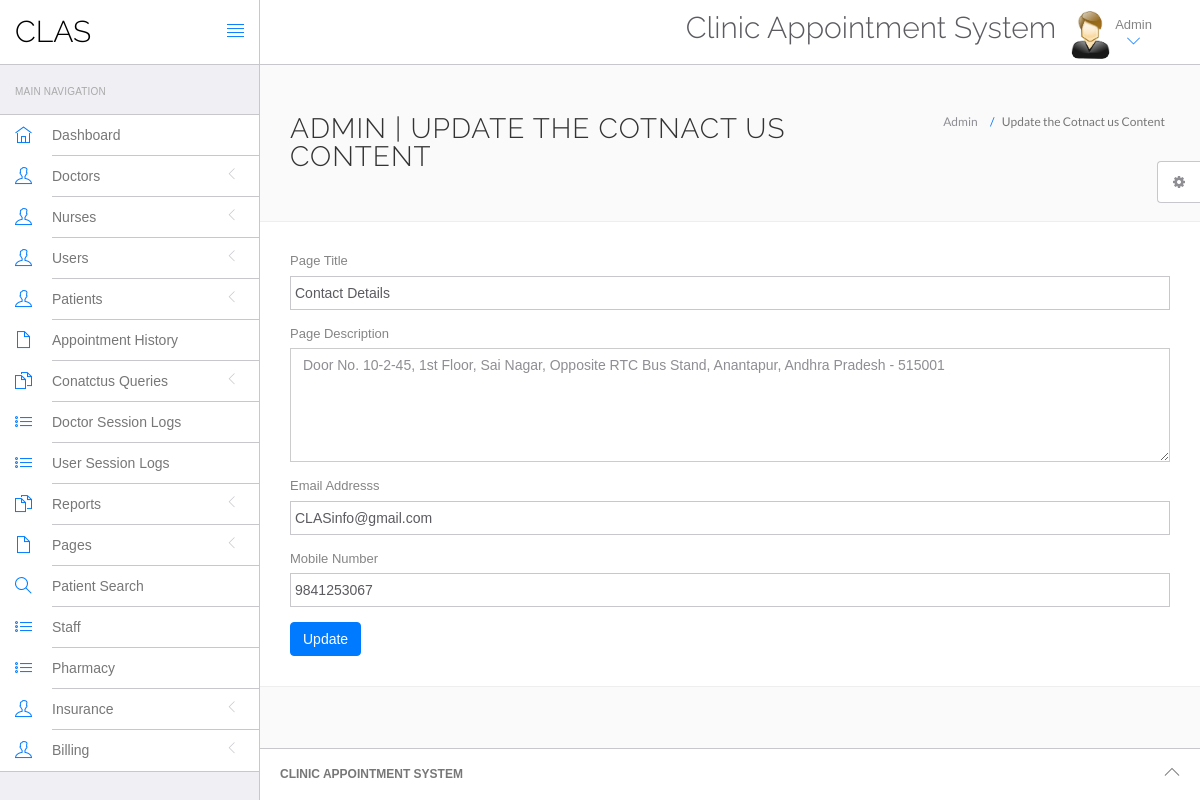
/clas/admin/contact.php (signed in), run on the app's committed database.
### tables this page shows
CREATE TABLE `tblpage` (
  `ID` int(10) NOT NULL,
  `PageType` varchar(200) DEFAULT NULL,
  `PageTitle` varchar(200) DEFAULT NULL,
  `PageDescription` mediumtext DEFAULT NULL,
  `Email` varchar(120) DEFAULT NULL,
  `MobileNumber` bigint(10) DEFAULT NULL,
  `UpdationDate` timestamp NOT NULL DEFAULT current_timestamp() ON UPDATE current_timestamp(),
  `OpenningTime` varchar(255) DEFAULT NULL
);

### clas/admin/contact.php (the view, shortened to what this page needs)
<?php
include('include/config.php');
if(strlen($_SESSION['id']==0)) {
 header('location:logout.php');
  } else{
?>
<!DOCTYPE html>
<html lang="en">
	<head>
		<link rel="stylesheet" href="vendor/bootstrap/css/bootstrap.min.css">
		<link rel="stylesheet" href="vendor/fontawesome/css/font-awesome.min.css">
		<link rel="stylesheet" href="vendor/themify-icons/themify-icons.min.css">
		<link href="vendor/animate.css/animate.min.css" rel="stylesheet" media="screen">
		<link href="vendor/perfect-scrollbar/perfect-scrollbar.min.css" rel="stylesheet" media="screen">
		<link href="vendor/switchery/switchery.min.css" rel="stylesheet" media="screen">
		<link href="vendor/bootstrap-touchspin/jquery.bootstrap-touchspin.min.css" rel="stylesheet" media="screen">
		<link href="vendor/select2/select2.min.css" rel="stylesheet" media="screen">
		<link href="vendor/bootstrap-datepicker/bootstrap-datepicker3.standalone.min.css" rel="stylesheet" media="screen">
		<link href="vendor/bootstrap-timepicker/bootstrap-timepicker.min.css" rel="stylesheet" media="screen">
		<link rel="stylesheet" href="assets/css/styles.css">
		<link rel="stylesheet" href="assets/css/plugins.css">
		<link rel="stylesheet" href="assets/css/themes/theme-1.css" id="skin_color" />
	</head>
	<body>
		<div id="app">
<?php include('include/sidebar.php');?>
			<div class="app-content">
					<?php include('include/header.php');?>
				<div class="main-content" >
					<div class="wrap-content container" id="container">
						<section id="page-title">
							<div class="row">
								<div class="col-sm-8">
									<h1 class="mainTitle">Admin  | Update the Cotnact us Content</h1>
																	</div>
								<ol class="breadcrumb">
									<li>
										<span>Admin </span>
									</li>
									<li class="active">
										<span>Update the Cotnact us Content</span>
									</li>
								</ol>
							</div>
						</section>
						<div class="container-fluid container-fullw bg-white">
									<div class="row">
								<div class="col-md-12">
          <form class="forms-sample" method="post">
                    <?php
$ret=mysqli_query($con,"select * from  tblpage where PageType='contactus'");
while ($row=mysqli_fetch_array($ret)) {
?>
                    <div class="form-group">
                       <label for="exampleInputUsername1">Page Title</label>
                      <input id="pagetitle" name="pagetitle" type="text" class="form-control" required="true" value="<?php  echo $row['PageTitle'];?>">
                    </div>
                    <div class="form-group">
                      <label for="exampleInputEmail1">Page Description</label>
                      <textarea class="form-control" name="pagedes" id="pagedes" rows="5"><?php  echo $row['PageDescription'];?></textarea>
                    </div>
                    <div class="form-group">
                      <label for="exampleInputUsername1">Email Addresss</label>
                     <input type="email" class="form-control" name="email" value="<?php  echo $row['Email'];?>" required='true'>
                    </div>
                    <div class="form-group">
                      <label for="exampleInputUsername1">Mobile Number</label>
                     <input type="text" class="form-control" name="mobnum" value="<?php  echo $row['MobileNumber'];?>" required='true' maxlength="10" pattern='[0-9]+'>
                    </div>
                    <?php } ?>
                    <button type="submit" class="btn btn-primary mr-2" name="submit">Update</button>
                  </form>
								</div>
							</div>
								</div>
					</div>
				</div>
			</div>
	<?php include('include/footer.php');?>
	<?php include('include/setting.php');?>
		</div>
	</body>
</html>
<?php } ?>

### clas/admin/assets/css/themes/theme-1.css (style rules this page uses)
body { background: #FAFAFA; }

### data on the page
tblpage: pagetitle "Contact Details", pagedes "Door No. 10-2-45, 1st Floor, Sai Nagar, Opposite RTC Bus Stand, Anantapur, Andhra Pradesh - 515001", email "CLASinfo@gmail.com", mobnum "9841253067"
